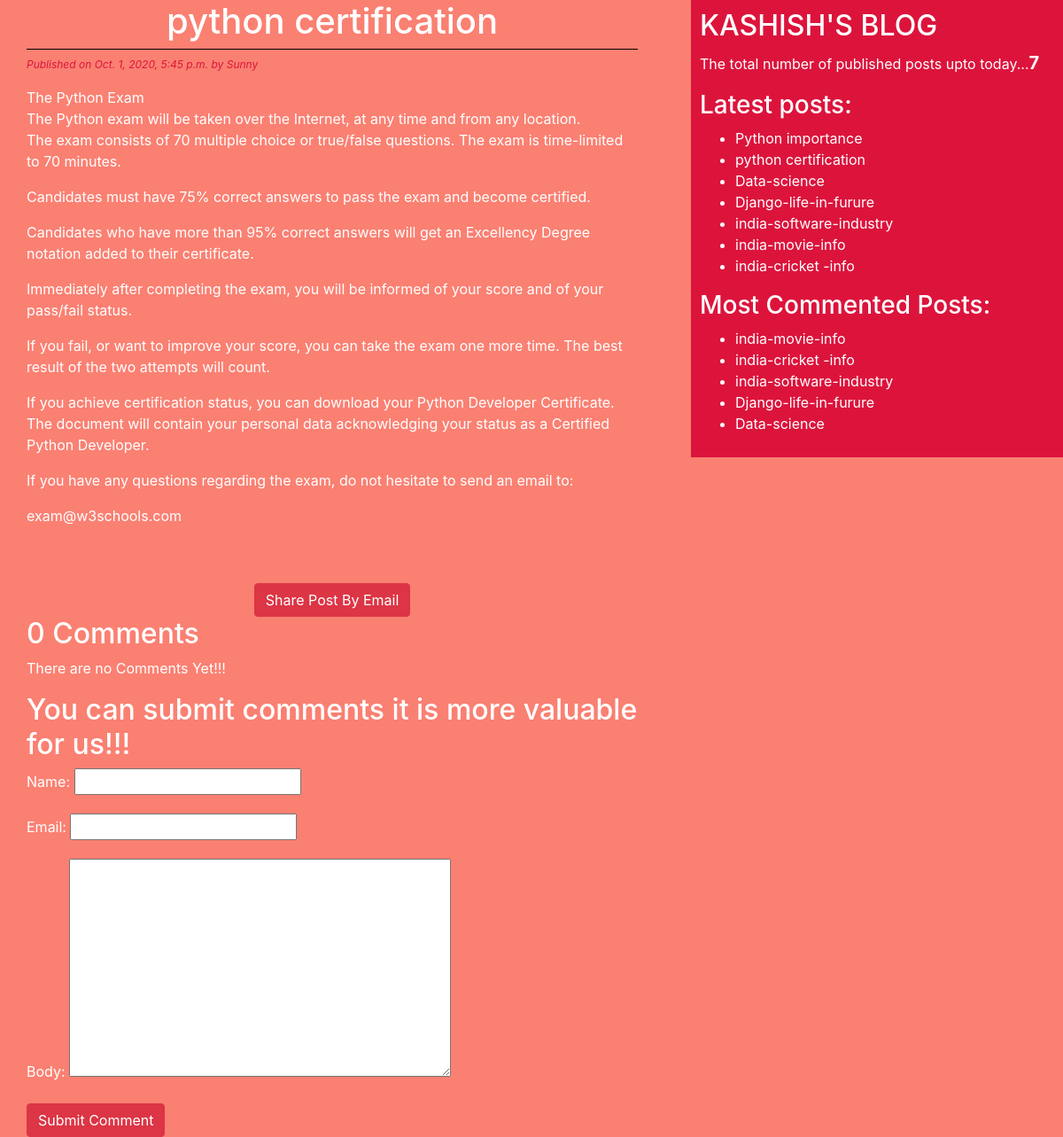
Screenshot of /2020/10/01/python-certification/ with the database file from the repository.
### blog/models.py (models this page shows, shortened)
class Post(models.Model):
    STATUS_CHOICES=(('draft','Draft'),('published','Published'))
    title=models.CharField(max_length=256)
    slug=models.SlugField(max_length=264,unique_for_date='publish')
    author=models.ForeignKey(User,related_name='blog_posts',on_delete=models.DO_NOTHING)
    body=models.TextField()
    publish=models.DateTimeField(default=timezone.now)
    created=models.DateTimeField(auto_now_add=True)
    updated=models.DateTimeField(auto_now=True)
    status=models.CharField(max_length=10,choices= STATUS_CHOICES,default='draft')
    objects=CustomManager()
    tags=TaggableManager()
    class Meta:
    	ordering=('-publish',)
    def get_absolute_url(self):
        return reverse('post_detail',args=[self.publish.year,self.publish.strftime('%m'),self.publish.strftime('%d'),self.slug])

### blog/views.py (the view)
# urls.py: path('<int:year>/<int:month>/<int:days>/<slug:post>/',views.post_detail_view,name='post_detail'),
def post_detail_view(request,year,month,days,post):
	post=get_object_or_404(Post,slug=post,
								status='published',
								publish__year=year,
								publish__month=month,
								publish__day=days)
	comments=post.comments.filter(active=True)
	csubmit=False
	if request.method=='POST':
		form=CommentForm(request.POST)
		if form.is_valid():
			new_comment=form.save(commit=False)
			new_comment.post=post
			new_comment.save()
			csubmit=True
	else:
		form=CommentForm()
	return render(request,'blog/post_detail.html',{'post':post,'form':form,'csubmit':csubmit,'comments':comments})

### blog/forms.py
class CommentForm(forms.ModelForm):
	class Meta:
		model=Comment
		fields=('name','email','body')

### blog/models.py (called while the page is built)
    def get_queryset(self):
        return super().get_queryset().filter(status='published')

### blog/templatetags/blog_tags.py (called while the page is built)
@register.simple_tag
def total_posts():
	return Post.objects.count()

@register.inclusion_tag('blog/latest_posts.html')
def show_latest_posts():
	latest_posts=Post.objects.order_by('-publish')[:10]
	return {'latest_posts': latest_posts}

@register.simple_tag
def get_most_commented_posts(count=5):
	 return Post.objects.annotate(total_comments=Count('comments')).order_by('-total_comments')[:count]

### templates/blog/post_detail.html (shortened to what this page needs)
{%extends 'blog/base.html' %}
	{%block content%}
		<h1>{{post.title}}</h1>
		<p id='date'>Published on {{post.publish}} by {{post.author|title}}</p>
		{{post.body|linebreaks}}<br><br>
		<div class="container" align="center">
		<a href="/{{post.id}}/share" class="btn btn-danger">Share Post By Email</a>
		</div>
		{% with comments.count as comments_count%}
			<h2>{{comments_count}} Comment{{comments_count|pluralize}}</h2>
		{%endwith%}
		{%if comments%}
			{%for comment in comments%}
				<p id='ch'>Comment {{forloop.counter}} by {{comment.name}} on {{comment.created}}</p>
				<div class="cb">{{comment.body|linebreaks}}</div>
			{%endfor%}
			{%else%}
			<p>There are no Comments Yet!!!</p>
		{%endif%}
		{%if csubmit %}
			<h2>Your Comment Added Successfully!!!</h2>
			{%else%}
			<h2>You can submit comments it is more valuable for us!!!</h2>
				<form method='post'>
				{{form.as_p}}
				<input type="submit" class="btn btn-danger" value="Submit Comment">
			</form>
		{%endif%}
	{%endblock%}

### templates/blog/base.html (shortened to what this page needs)
<!DOCTYPE html>
{%load blog_tags%}
{%load static%}
<html>
<head>
	<link rel="stylesheet" href="https://stackpath.bootstrapcdn.com/bootstrap/4.5.2/css/bootstrap.min.css">
	<link rel="stylesheet"  href="{%static "css/blog.css" %}">
</head>
<body>
	<div class="content">
		{%block content%}{%endblock%}
	</div>
	<div class="sidebar">
		<h2>KASHISH'S BLOG</h2>
		<p>The total number of published posts upto today...<span id='pcount'>{%total_posts%}</span></p>
		<h3>Latest posts:</h3>{%show_latest_posts%}
		<h3>Most Commented Posts:</h3>
		{%get_most_commented_posts as most_commented_posts%}
		<ul>
			{%for post in most_commented_posts %}
			<li><a href="{{post.get_absolute_url}}">{{post.title}}</a></li>
			{%endfor%}
		</ul>
	</div>
</body>
</html>

### templates/blog/latest_posts.html
<ul>
	{%for post in latest_posts%}
	<li><a href="{{post.get_absolute_url}}">{{post.title}}</a></li>
	{%endfor%}
</ul>

### static/css/blog.css (style rules this page uses)
.content { width: 60%; float: left; padding: 0 0 0 30px; background:salmon; height: 100%; }
.sidebar { width: 35%; float:right; padding: 10px; background:crimson; height: 100%; }
h1 { text-align: center; border-bottom: 1px solid black; padding-bottom: 7px; }
body { color: white; background:salmon; }
#date { color: crimson; font-size: 12px; font-style: italic; }
a { color:white; }
#pcount { font-size: 20px; color: white; font-weight: bold; }

### rows the page displays
Post: title "python certification", publish "Oct. 1, 2020, 5:45 p.m.", author "Sunny", body "The Python Exam The Python exam will be taken over the Internet, at any time and from any location. The exam consists of 70 multiple choice or true/false questions. The exam is time-limited to 70 minutes. Candidates must have 75% correct answers to pass the exam and become certified. Candidates who have more than 95% correct answers will get an Excellency Degree notation added to their certificate. Immediately after completing the exam, you will be informed of your score and of your pass/fail status. If you fail, or want to improve your score, you can take the exam one more time. The best result of the two attempts will count. If you achieve certification status, you can download your…"
Post: title "Python importance"
Post: title "Data-science"
Post: title "Django-life-in-furure"
Post: title "india-software-industry"
Post: title "india-movie-info"
Post: title "india-cricket -info"

### other values shown
{{ comments_count }} "0"
